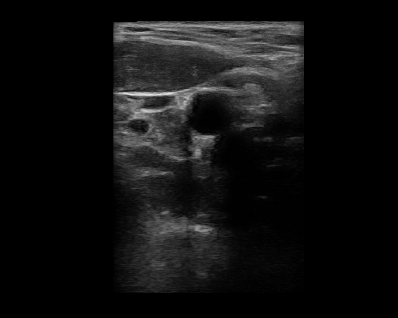
#> input picture data/transverse/image/2022-11-17-08-53-32-QZQ-L-N.png, 398 x 318 px, found by its file name; its folder holds only this picture in this run
$ python traditional.py
#> lines starting #> are read from the running program, lines starting #| are printed output that depends on the picture; after the words box and inside, x2 and y2 are one past the last pixel; in counts of white or black regions, pixels touching at a corner belong together
import os
import cv2
import numpy as np
import pandas as pd
from scipy import ndimage
from scipy.spatial.distance import directed_hausdorff
from skimage.filters import gaussian
from skimage.segmentation import active_contour
from skimage.feature import canny
from sklearn.cluster import KMeans


INPUT_DIR = "data/transverse/image"
LABEL_DIR = "data/transverse/label"
OUTPUT_DIR = "results/traditional/transverse"
DIAG_DIR = "results/diagnosis/transverse"

# -------- 创建输出文件夹 --------
MASK_DIR = os.path.join(OUTPUT_DIR, "masks")
VIS_DIR = os.path.join(OUTPUT_DIR, "vis")

os.makedirs(OUTPUT_DIR, exist_ok=True)
os.makedirs(DIAG_DIR, exist_ok=True)
os.makedirs(MASK_DIR, exist_ok=True)
os.makedirs(os.path.join(MASK_DIR, "lumen"), exist_ok=True)
os.makedirs(os.path.join(MASK_DIR, "vessel"), exist_ok=True)
os.makedirs(os.path.join(MASK_DIR, "plaque"), exist_ok=True)
os.makedirs(VIS_DIR, exist_ok=True)


# ---------------- Dice / HD95 ----------------
def calculate_dice(pred_mask, gt_mask):
    if pred_mask.shape != gt_mask.shape:
        gt_mask = cv2.resize(gt_mask, (pred_mask.shape[1], pred_mask.shape[0]))

    pred_binary = (pred_mask > 0).astype(np.uint8)
    gt_binary = (gt_mask > 0).astype(np.uint8)

    intersection = np.logical_and(pred_binary, gt_binary).sum()
    union = pred_binary.sum() + gt_binary.sum()

    return 2.0 * intersection / union if union > 0 else 0.0


def calculate_hd95(pred_mask, gt_mask):
    if pred_mask.shape != gt_mask.shape:
        gt_mask = cv2.resize(gt_mask, (pred_mask.shape[1], pred_mask.shape[0]))

    pred_points = np.argwhere(pred_mask > 0)
    gt_points = np.argwhere(gt_mask > 0)

    if len(pred_points) == 0 or len(gt_points) == 0:
        return float('inf')

    hd1 = directed_hausdorff(pred_points, gt_points)[0]
    hd2 = directed_hausdorff(gt_points, pred_points)[0]
    return max(hd1, hd2)


# ---------------- 预处理 ----------------
def preprocess_carotid_image(img):
    if img.dtype != np.uint8:
        img = cv2.convertScaleAbs(img)

    denoised_img = cv2.medianBlur(img, 5)
    smoothed = cv2.GaussianBlur(denoised_img, (5, 5), 1.5)

    clahe = cv2.createCLAHE(clipLimit=2.0, tileGridSize=(8, 8))
    enhanced = clahe.apply(smoothed)

    gaussian_blur = cv2.GaussianBlur(enhanced, (0, 0), 3)
    sharpened = cv2.addWeighted(enhanced, 1.5, gaussian_blur, -0.5, 0)

    return sharpened


# ---------------- 主体分割 ----------------
def initialize_contour_with_label(gray, label_img, num_points=100):
    coords = np.argwhere(label_img > 0)
    yc, xc = coords.mean(axis=0)
    radius = np.sqrt(coords.shape[0] / np.pi)

    angles = np.linspace(0, 2*np.pi, num_points)
    x = xc + radius * np.cos(angles)
    y = yc + radius * np.sin(angles)

    return np.stack([y, x], axis=1)


def segment_with_active_contour_label(img, label_img):
    gray = img.astype(np.float32) / 255.0
    init = initialize_contour_with_label(gray, label_img)

    smoothed = gaussian(gray, sigma=2)
    edges = canny(smoothed, sigma=2)
    edge_img = 1.0 - edges.astype(float)

    snake = active_contour(
        edge_img, init,
        alpha=0.01, beta=1.0, gamma=0.02,
        w_line=0, w_edge=3.0,
        max_num_iter=700, convergence=0.05
    )

    mask = np.zeros_like(gray, dtype=np.uint8)
    pts = np.array([np.fliplr(snake)], np.int32)
    cv2.fillPoly(mask, pts, 255)

    kernel = cv2.getStructuringElement(cv2.MORPH_ELLIPSE, (5, 5))
    mask = cv2.morphologyEx(mask, cv2.MORPH_CLOSE, kernel)
    mask = (mask > 0).astype(np.uint8) * 255

    return mask


# ---------------- 粥样化判断 ----------------
def detect_atherosclerosis(gray, mask_lumen, mask_vessel, area_threshold=100):
    wall_pixels = gray[mask_vessel > 0]

    if len(wall_pixels) < 30:
        return 0, 0, "too_few_pixels", np.zeros_like(gray)

    km = KMeans(n_clusters=3, random_state=42, n_init=10)
    km.fit(wall_pixels.reshape(-1, 1))

    centers = km.cluster_centers_.flatten()
    labels = km.labels_
    plaque_clu = int(np.argmax(centers))

    wall_coords = np.argwhere(mask_vessel > 0)

    plaque_mask = np.zeros_like(gray)
    for idx, (y, x) in enumerate(wall_coords):
        if labels[idx] == plaque_clu:
            plaque_mask[y, x] = 255

    area = int(np.sum(plaque_mask > 0))
    return (1 if area >= area_threshold else 0), area, f"area={area}", plaque_mask


# ---------------- 可视化 ----------------
def make_overlay(gray, lumen, plaque):
    base = cv2.cvtColor(gray, cv2.COLOR_GRAY2BGR)
    overlay = base.copy()
    overlay[lumen > 0] = [0, 255, 0]      # green
    overlay[plaque > 0] = [0, 0, 255]     # red
    return cv2.addWeighted(base, 0.6, overlay, 0.4, 0)


# ---------------- 批处理 ----------------
def batch_segment_transverse():

    results = []

    for fname in sorted(os.listdir(INPUT_DIR)):
        if not fname.lower().endswith((".png", ".jpg", ".jpeg")):
            continue

        img = cv2.imread(os.path.join(INPUT_DIR, fname), 0)
#> img is the input picture: shape (318, 398); min 0, max 236, mean 16.2
        gt = cv2.imread(os.path.join(LABEL_DIR, fname), 0)

        pre = preprocess_carotid_image(img)
#> in preprocess_carotid_image, `gaussian_blur = cv2.GaussianBlur(enhanced, (0, 0), 3)`:
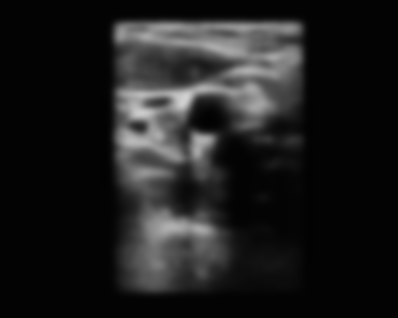
#> gaussian_blur: shape (318, 398); min 2, max 209, mean 29.4
        seg_mask = segment_with_active_contour_label(pre, gt)
#> in initialize_contour_with_label, `coords = np.argwhere(label_img > 0)`: coords = 51225 pairs, first value 21 to 292, second value 113 to 303
#> in initialize_contour_with_label, `yc, xc = coords.mean(axis=0)`: yc = 156; xc = 207.4
#> in initialize_contour_with_label, `x = xc + radius * np.cos(angles)`: x = 100 values, max 335.1 at index 0, min 79.78 at index 49, mean 208.7
#> in initialize_contour_with_label, `y = yc + radius * np.sin(angles)`: y = 100 values, max 283.7 at index 25, min 28.35 at index 74, mean 156
#> in segment_with_active_contour_label, `init = initialize_contour_with_label(gray, label_img)`: init = 100 pairs, first value 28.35 to 283.7, second value 79.78 to 335.1
#> in segment_with_active_contour_label, `edges = canny(smoothed, sigma=2)`:
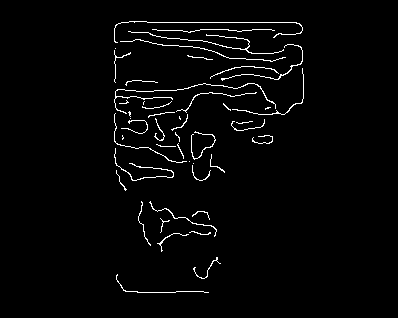
#> edges: shape (318, 398) bool; 2.4% white in thin lines or dots, all inside (x1, y1, x2, y2) = (114, 21, 304, 293)
#> in segment_with_active_contour_label, `snake = active_contour( edge_img, init, alpha=0.01, beta=1.0, gamma=0...`: snake = 100 pairs, first value 27.28 to 277.3, second value 93.16 to 325
#> in segment_with_active_contour_label, `pts = np.array([np.fliplr(snake)], np.int32)`: pts = 100 pairs, first value 93 to 325, second value 27 to 277
#> in segment_with_active_contour_label, `cv2.fillPoly(mask, pts, 255)`: mask: shape (318, 398); 32% white; 1 white region, box (x1, y1, x2, y2) and area: (93, 27, 326, 278) 40530

        dice = calculate_dice(seg_mask, gt)
#> in calculate_dice, `gt_binary = (gt_mask > 0).astype(np.uint8)`:
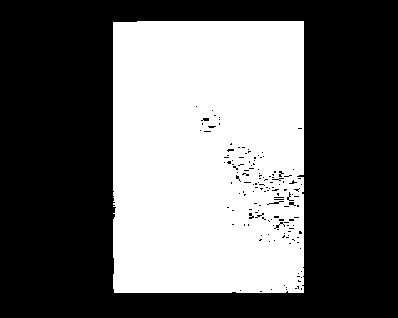
#> gt_binary: shape (318, 398); values 0 (black) and 1 (white), 40.5% white; 1 white region, box (x1, y1, x2, y2) and area: (113, 21, 304, 293) 51225
#> in calculate_dice, `intersection = np.logical_and(pred_binary, gt_binary).sum()`: intersection = 37314
#> in calculate_dice, `union = pred_binary.sum() + gt_binary.sum()`: union = 91755
#> dice = 0.813
        hd95 = calculate_hd95(seg_mask, gt)
#> in calculate_hd95, `pred_points = np.argwhere(pred_mask > 0)`: pred_points = 40530 pairs, first value 27 to 277, second value 93 to 325
#> in calculate_hd95, `gt_points = np.argwhere(gt_mask > 0)`: gt_points has the same summary as coords in initialize_contour_with_label
#> in calculate_hd95, `hd1 = directed_hausdorff(pred_points, gt_points)[0]`: hd1 = 22
#> in calculate_hd95, `hd2 = directed_hausdorff(gt_points, pred_points)[0]`: hd2 = 77.08
#> hd95 = 77.08

        # ------------ 生成血管壁 ------------
        kernel = cv2.getStructuringElement(cv2.MORPH_ELLIPSE, (15, 15))
        mask_lumen = seg_mask
        mask_vessel = cv2.dilate(mask_lumen, kernel) - mask_lumen
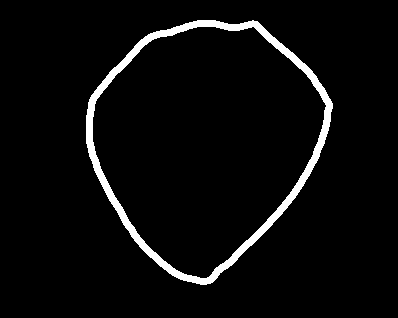
#> mask_vessel: shape (318, 398); 4.3% white; 1 white region, box (x1, y1, x2, y2) and area: (86, 20, 333, 285) 5417
        mask_vessel = (mask_vessel > 0).astype(np.uint8) * 255

        # ------------ 粥样化检测 ------------
        athero, area, debug, plaque_mask = detect_atherosclerosis(img, mask_lumen, mask_vessel)
#> in detect_atherosclerosis, `wall_pixels = gray[mask_vessel > 0]`: wall_pixels = 5417 values, max 168 at index 364, min 0 at index 0, mean 30.91
#> in detect_atherosclerosis, `wall_coords = np.argwhere(mask_vessel > 0)`: wall_coords = 5417 pairs, first value 20 to 284, second value 86 to 332
#> the loop in detect_atherosclerosis, `for idx, (y, x) in enumerate(wall_coords):` made 5417 passes
#> (y, x) on passes 1 to 3: (20, 197), (20, 198), (20, 199)
#> after the loop in detect_atherosclerosis, `for idx, (y, x) in enumerate(wall_coords):`:
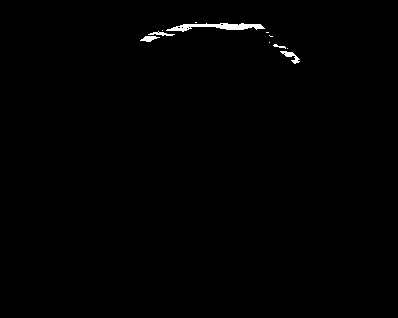
#> plaque_mask: shape (318, 398); 0.56% white; 11 white regions (6 under 20 px), largest, box (x1, y1, x2, y2) and area: (166, 23, 265, 32) 438, (280, 51, 300, 64) 96, (140, 36, 160, 42) 71, (148, 31, 175, 36) 62, (273, 44, 286, 49) 27
#> in detect_atherosclerosis, `area = int(np.sum(plaque_mask > 0))`: area = 706
#> athero = 1; area = 706; debug = 'area=706'

        print(f"[处理 {fname}] Dice={dice:.2f}, HD95={hd95:.2f}, plaque_area={area}")
#| [处理 2022-11-17-08-53-32-QZQ-L-N.png] Dice=0.81, HD95=77.08, plaque_area=706

        # ------------ 保存所有 mask ------------
        base = fname.rsplit(".", 1)[0]

        cv2.imwrite(os.path.join(MASK_DIR, "lumen", f"{base}_lumen.png"), mask_lumen)
        cv2.imwrite(os.path.join(MASK_DIR, "vessel", f"{base}_vessel.png"), mask_vessel)
        cv2.imwrite(os.path.join(MASK_DIR, "plaque", f"{base}_plaque.png"), plaque_mask)

        # ------------ 保存可视化 ------------
        vis = make_overlay(img, mask_lumen, plaque_mask)
#> in make_overlay, `overlay[plaque > 0] = [0, 0, 255]`:
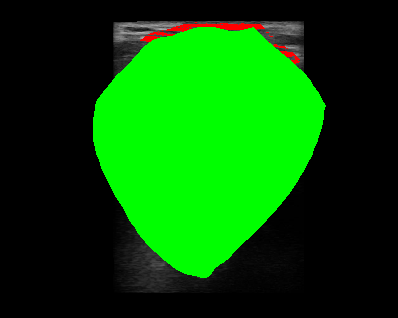
#> overlay: shape (318, 398, 3); mean B, G, R 2.9, 84.6, 4.3
#> in make_overlay, `return cv2.addWeighted(base, 0.6, overlay, 0.4, 0)`:
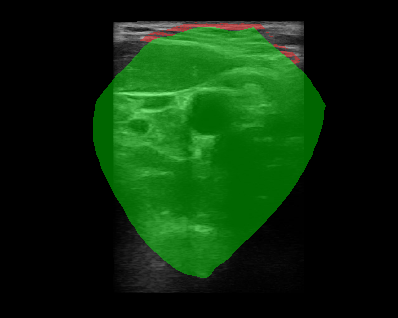
#> returned value: shape (318, 398, 3); mean of channels 0, 1, 2 10.9, 43.5, 11.4; drawn as B, G, R
        cv2.imwrite(os.path.join(VIS_DIR, f"{base}_overlay.png"), vis)

        # ------------ CSV ------------
        results.append({
            "filename": fname,
            "dice": round(dice, 2),
            "hd95": round(hd95, 2),
            "plaque_area": area,
            "athero": int(athero)
        })

    pd.DataFrame(results).to_csv(os.path.join(DIAG_DIR, "evaluation_results.csv"), index=False)
    print("\n已写入 evaluation_results.csv")
    print("分割结果已输出到:", OUTPUT_DIR)


if __name__ == "__main__":
    batch_segment_transverse()

$ run again, on data/transverse/image/2022-11-17-11-02-55-LYL-L-Y.png
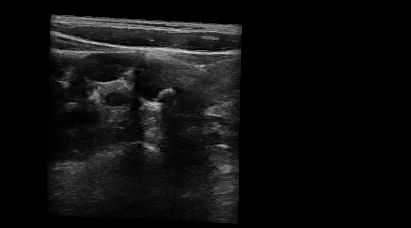
#> input picture data/transverse/image/2022-11-17-11-02-55-LYL-L-Y.png, 411 x 228 px, found by its file name
#> in batch_segment_transverse, img is the input picture: shape (228, 411); min 0, max 213, mean 14.8
#> coords = 38164 pairs, first value 14 to 223, second value 47 to 241
#> yc = 118.9; xc = 143.6
#> in initialize_contour_with_label, `x = xc + radius * np.cos(angles)`: x = 100 values, max 253.8 at index 0, min 33.41 at index 49, mean 144.7
#> in initialize_contour_with_label, `y = yc + radius * np.sin(angles)`: y = 100 values, max 229.1 at index 25, min 8.7 at index 74, mean 118.9
#> init = 100 pairs, first value 8.7 to 229.1, second value 33.41 to 253.8
#> in segment_with_active_contour_label, `edges = canny(smoothed, sigma=2)`:
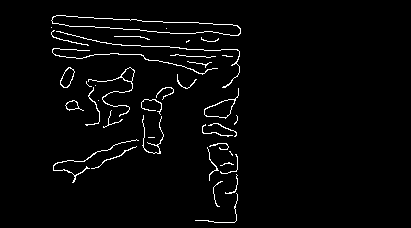
#> edges: shape (228, 411) bool; 2.7% white in thin lines or dots, all inside (x1, y1, x2, y2) = (51, 15, 241, 223)
#> snake = 100 pairs, first value 8.48 to 225.6, second value 39.09 to 252.9
#> pts = 100 pairs, first value 39 to 252, second value 8 to 225
#> pred_binary: shape (228, 411); values 0 (black) and 1 (white), 39.4% white; 1 white region, box (x1, y1, x2, y2) and area: (39, 8, 253, 228) 36928
#> gt_binary: shape (228, 411); values 0 (black) and 1 (white), 40.7% white; 1 white region, box (x1, y1, x2, y2) and area: (47, 14, 242, 224) 38164
#> intersection = 34083
#> union = 75092
#> dice = 0.908
#> pred_points = 36928 pairs, first value 8 to 227, second value 39 to 252
#> gt_points has the same summary as coords in initialize_contour_with_label
#> hd1 = 14
#> hd2 = 32.02
#> mask_vessel: shape (228, 411); 5.1% white; 1 white region, box (x1, y1, x2, y2) and area: (32, 1, 260, 228) 4790
#> wall_pixels = 4790 values, max 177 at index 1126, min 0 at index 0, mean 17.13
#> wall_coords = 4790 pairs, first value 1 to 227, second value 32 to 259
#> the loop in detect_atherosclerosis, `for idx, (y, x) in enumerate(wall_coords):` made 4790 passes
#> (y, x) on passes 1 to 3: (1, 139), (1, 140), (1, 141)
#> in detect_atherosclerosis, `area = int(np.sum(plaque_mask > 0))`: area = 342
#> in batch_segment_transverse, `athero, area, debug, plaque_mask = detect_atherosclerosis(img, mask_lu..`: athero = 1; area = 342; debug = 'area=342'
#| [处理 2022-11-17-11-02-55-LYL-L-Y.png] Dice=0.91, HD95=32.02, plaque_area=342
#> in make_overlay, `return cv2.addWeighted(base, 0.6, overlay, 0.4, 0)`:
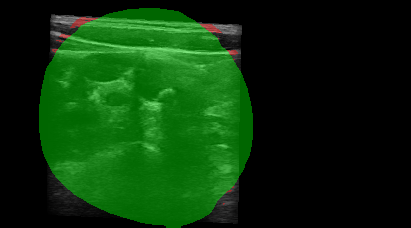
#> returned value: shape (228, 411, 3); mean of channels 0, 1, 2 9.5, 49.7, 9.9; drawn as B, G, R

$ run again, on data/transverse/image/2022-11-17-11-23-37-NQQ-R-N.png
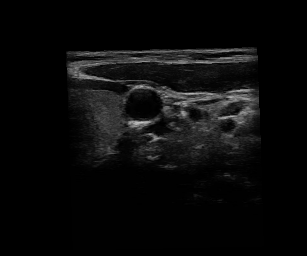
#> input picture data/transverse/image/2022-11-17-11-23-37-NQQ-R-N.png, 307 x 256 px, found by its file name
#> in batch_segment_transverse, img is the input picture: shape (256, 307); min 0, max 198, mean 10.6
#> coords = 37412 pairs, first value 47 to 249, second value 66 to 263
#> yc = 147.9; xc = 164.5
#> in initialize_contour_with_label, `x = xc + radius * np.cos(angles)`: x = 100 values, max 273.6 at index 0, min 55.39 at index 49, mean 165.5
#> in initialize_contour_with_label, `y = yc + radius * np.sin(angles)`: y = 100 values, max 257 at index 25, min 38.76 at index 74, mean 147.9
#> init = 100 pairs, first value 38.76 to 257, second value 55.39 to 273.6
#> in segment_with_active_contour_label, `edges = canny(smoothed, sigma=2)`:
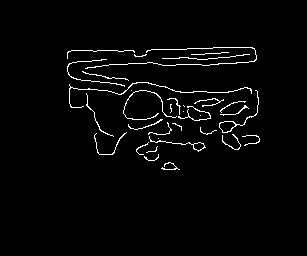
#> edges: shape (256, 307) bool; 2.5% white in thin lines or dots, all inside (x1, y1, x2, y2) = (67, 47, 260, 170)
#> snake = 100 pairs, first value 39.44 to 174.2, second value 56.7 to 266.7
#> pts = 100 pairs, first value 56 to 266, second value 39 to 174
#> mask: shape (256, 307); 27.6% white; 1 white region, box (x1, y1, x2, y2) and area: (56, 39, 267, 175) 21715
#> gt_binary: shape (256, 307); values 0 (black) and 1 (white), 47.6% white; 1 white region, box (x1, y1, x2, y2) and area: (66, 47, 264, 250) 37412
#> intersection = 20577
#> union = 59127
#> dice = 0.696
#> pred_points = 21715 pairs, first value 39 to 174, second value 56 to 266
#> gt_points has the same summary as coords in initialize_contour_with_label
#> hd1 = 13.15
#> hd2 = 89.2
#> mask_vessel: shape (256, 307); 5.2% white; 1 white region, box (x1, y1, x2, y2) and area: (49, 32, 274, 182) 4048
#> wall_pixels = 4048 values, max 147 at index 1395, min 0 at index 0, mean 10.21
#> wall_coords = 4048 pairs, first value 32 to 181, second value 49 to 273
#> the loop in detect_atherosclerosis, `for idx, (y, x) in enumerate(wall_coords):` made 4048 passes
#> (y, x) on passes 1 to 3: (32, 178), (32, 179), (32, 180)
#> in detect_atherosclerosis, `area = int(np.sum(plaque_mask > 0))`: area = 193
#> in batch_segment_transverse, `athero, area, debug, plaque_mask = detect_atherosclerosis(img, mask_lu..`: athero = 1; area = 193; debug = 'area=193'
#| [处理 2022-11-17-11-23-37-NQQ-R-N.png] Dice=0.70, HD95=89.20, plaque_area=193
#> in make_overlay, `return cv2.addWeighted(base, 0.6, overlay, 0.4, 0)`:
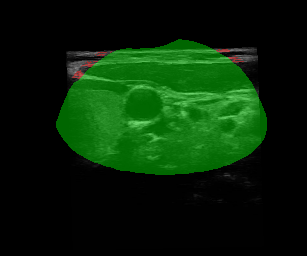
#> returned value: shape (256, 307, 3); mean of channels 0, 1, 2 6.8, 35, 7.1; drawn as B, G, R

$ run again, on data/transverse/image/2022-11-17-14-40-19-WDY-L-Y.png
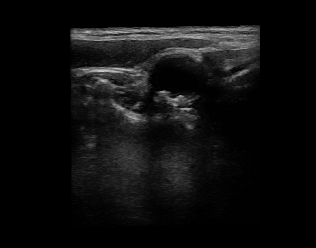
#> input picture data/transverse/image/2022-11-17-14-40-19-WDY-L-Y.png, 316 x 248 px, found by its file name
#> in batch_segment_transverse, img is the input picture: shape (248, 316); min 0, max 202, mean 13.8
#> coords = 37094 pairs, first value 25 to 226, second value 70 to 260
#> yc = 125; xc = 164.2
#> in initialize_contour_with_label, `x = xc + radius * np.cos(angles)`: x = 100 values, max 272.8 at index 0, min 55.55 at index 49, mean 165.2
#> in initialize_contour_with_label, `y = yc + radius * np.sin(angles)`: y = 100 values, max 233.7 at index 25, min 16.4 at index 74, mean 125
#> init = 100 pairs, first value 16.4 to 233.7, second value 55.55 to 272.8
#> edges: shape (248, 316) bool; 2.3% white in thin lines or dots, all inside (x1, y1, x2, y2) = (71, 25, 260, 185)
#> snake = 100 pairs, first value 16.87 to 187.7, second value 65.03 to 261
#> pts = 100 pairs, first value 65 to 261, second value 16 to 187
#> mask: shape (248, 316); 32.1% white; 1 white region, box (x1, y1, x2, y2) and area: (65, 16, 262, 188) 25138
#> gt_binary: shape (248, 316); values 0 (black) and 1 (white), 47.3% white; 1 white region, box (x1, y1, x2, y2) and area: (70, 25, 261, 227) 37094
#> intersection = 24049
#> union = 62232
#> dice = 0.773
#> pred_points = 25138 pairs, first value 16 to 187, second value 65 to 261
#> gt_points has the same summary as coords in initialize_contour_with_label
#> hd1 = 11
#> hd2 = 75.07
#> mask_vessel: shape (248, 316); 5.4% white; 1 white region, box (x1, y1, x2, y2) and area: (58, 9, 269, 195) 4209
#> wall_pixels = 4209 values, max 176 at index 847, min 0 at index 0, mean 20.17
#> wall_coords = 4209 pairs, first value 9 to 194, second value 58 to 268
#> the loop in detect_atherosclerosis, `for idx, (y, x) in enumerate(wall_coords):` made 4209 passes
#> (y, x) on passes 1 to 3: (9, 160), (9, 161), (9, 162)
#> in detect_atherosclerosis, `area = int(np.sum(plaque_mask > 0))`: area = 366
#> in batch_segment_transverse, `athero, area, debug, plaque_mask = detect_atherosclerosis(img, mask_lu..`: athero = 1; area = 366; debug = 'area=366'
#| [处理 2022-11-17-14-40-19-WDY-L-Y.png] Dice=0.77, HD95=75.07, plaque_area=366
#> in make_overlay, `return cv2.addWeighted(base, 0.6, overlay, 0.4, 0)`:
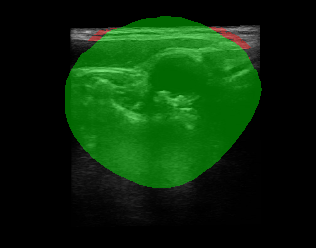
#> returned value: shape (248, 316, 3); mean of channels 0, 1, 2 9.3, 42, 9.8; drawn as B, G, R
